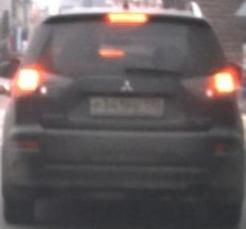
#> input picture task_6/model_car.jpg, 246 x 229 px; the run also reads 1 picture not shown here
$ python main.py
#> lines starting #> are read from the running program, lines starting #| are printed output that depends on the picture; pictures that were not available may be replaced by others from this repository, and a replacement may not be noted
import numpy as np
import cv2
import os

def main():
    vid_capture = cv2.VideoCapture("20191119_1241_Cam_1_03_00.avi")
    image = cv2.imread("model_car.jpg", cv2.IMREAD_COLOR)
#> image is the input picture: shape (229, 246, 3); mean B, G, R 93.5, 92.4, 100.5
    model_image = cv2.cvtColor(image, cv2.COLOR_RGB2GRAY)
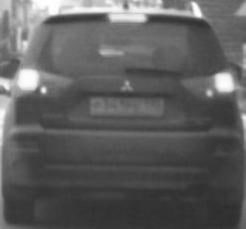
#> model_image: shape (229, 246); min 44, max 255, mean 93.7

    ret, input = vid_capture.read()
    height, width, channels = input.shape
#> height = 229; width = 246; channels = 3
    fourcc = cv2.VideoWriter_fourcc(*'mp4v')
    vdObj = cv2.VideoWriter("output_video.avi", fourcc, 10, (width, height))

    frame_count = 0
    while (vid_capture.isOpened()):
        ret, frame = vid_capture.read()
        if ret == True:
            frame_count += 1
            sift = cv2.SIFT_create()
            keypoints_1, descriptors_1 = sift.detectAndCompute(model_image, None)
#> keypoints_1 = 72 keypoints; strongest (x, y, size): (224, 82, 13.3), (28, 79, 15.4), (197, 12, 7.8), (43, 90, 3.9)
            keypoints_2, descriptors_2 = sift.detectAndCompute(frame, None)
#> keypoints_2 = 59 keypoints; strongest (x, y, size): (28, 79, 16.7), (197, 12, 7.8), (43, 90, 3.9), (99, 18, 8.4)

            FLANN_INDEX_KDTREE = 0
            index_params = dict(algorithm = FLANN_INDEX_KDTREE, trees = 5)
            search_params = dict(checks = 50)
            flann = cv2.FlannBasedMatcher(index_params, search_params)
            comparisons = flann.knnMatch(descriptors_1, descriptors_2, k = 2)
#> comparisons = 72 matches
            comparisons_all = [[0, 0] for i in range(len(comparisons))]
#> comparisons_all = 72 pairs, first value 0 to 0, second value 0 to 0
            num = 0
            for i, (m, n) in enumerate(comparisons):
                if m.distance < 0.6 * n.distance:
                    num += 1
                    comparisons_all[i] = [1, 0]
#> this loop made 72 passes
#> after the loop, comparisons_all = 72 pairs, first value 0 to 1, second value 0 to 0; num = 54

            draw_params = dict(matchColor=(0, 255, 0),
                               singlePointColor=(255, 0, 0),
                               matchesMask=comparisons_all,
                               flags=0)
#> draw_params = 4 items
            img3 = cv2.drawMatchesKnn(model_image, keypoints_1, frame, keypoints_2, comparisons, None, **draw_params)
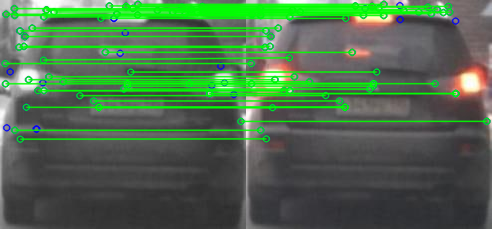
#> img3: shape (229, 492, 3); mean B, G, R 77.3, 108.2, 78.5
            res = cv2.resize(img3, (1600, 1200), interpolation=cv2.INTER_CUBIC)
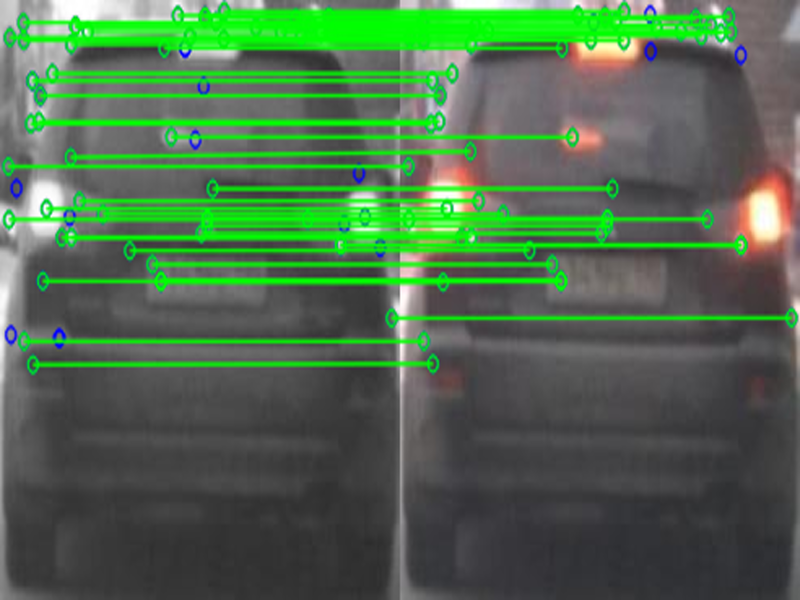
#> res: shape (1200, 1600, 3) (shown at 1/2 size); mean B, G, R 77.3, 108.2, 78.5

            logs = '\n{} {} {} {}\n'.format(frame_count, len(keypoints_2), len(keypoints_1), num)
            with open("SIFT_logs.txt", "a") as file:
                file.write(logs)

            video_image = res
            vdObj.write(video_image)
            print('Кадр {0:03d}'.format(frame_count))
            if frame_count % 5 == 0:
                path = '/Users/romankochnev/Desktop/task_6/output_result'
                filename = 'frame{0:03d}.jpg'.format(frame_count)
                cv2.imwrite(os.path.join(path, filename), video_image)
        else:
            break
    vid_capture.release()
    cv2.destroyAllWindows()


if __name__ == '__main__':
    main()
